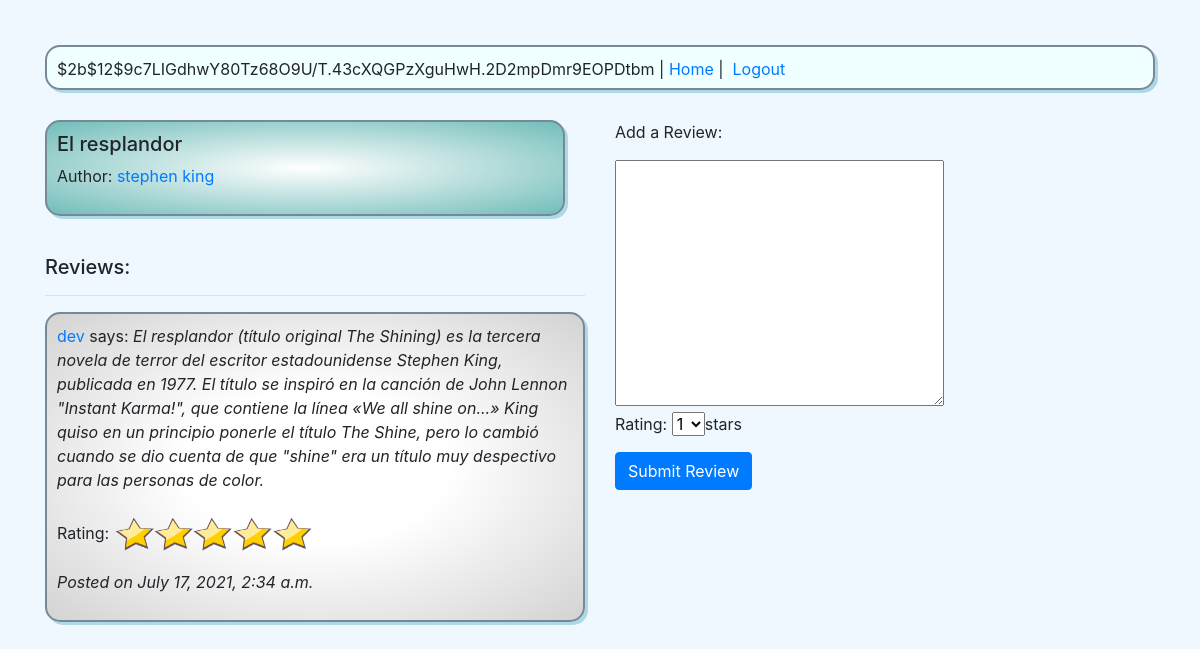
The app's page /books/1 (signed in) with its own data.
### Dojo_app/models.py (models this page shows)
class User(models.Model):
    name=models.CharField(max_length=255)
    alias=models.CharField(max_length=255)
    email=models.CharField(max_length=255)
    password=models.CharField(max_length=255)
    created_at=models.DateTimeField(auto_now_add=True)
    updated_at=models.DateTimeField(auto_now=True)
    objects = UserManager()

class Book(models.Model):
    title=models.CharField(max_length=255)
    author=models.ForeignKey(Author, related_name="books", on_delete=models.CASCADE,)
    created_at=models.DateTimeField(auto_now_add=True)
    updated_at=models.DateTimeField(auto_now=True)
    objects = BookManager()

class Author(models.Model):
    name=models.CharField(max_length=255)
    created_at=models.DateTimeField(auto_now_add=True)
    updated_at=models.DateTimeField(auto_now=True)
    objects = AuthorManager()

class Review(models.Model):
    review=models.TextField()
    rating=models.IntegerField()
    poster=models.ForeignKey(User, related_name="posters",on_delete=models.CASCADE,)
    subject=models.ForeignKey(Book, related_name="subjects",on_delete=models.CASCADE,)
    created_at=models.DateTimeField(auto_now_add=True)
    updated_at=models.DateTimeField(auto_now=True)

### Dojo_app/views.py (the view)
# urls.py: path('books/<num>',views.book),
def book(request,num):
    if 'user' in request.session:
        number=int(num)
        user=User.objects.get(id=request.session['user'])
        select_book=Book.objects.get(id=number)
        select_reviews=Review.objects.filter(subject=select_book).order_by('-created_at')
        context={
            "book":select_book,
            "reviews":select_reviews,
            "user":user
        }
        return render(request, 'book.html', context)
    else:
        messages.error(request, 'You must be logged in to access site',extra_tags="out")
        return redirect('/')

### Dojo_app/templates/book.html (shortened to what this page needs)
<!DOCTYPE html>
<html lang="en">
<head>
    {% load static %}
    {% load static %}
    <link rel="stylesheet" href="{% static "app_one/css/index.css" %}">
    <link rel="stylesheet" href="https://stackpath.bootstrapcdn.com/bootstrap/4.3.1/css/bootstrap.min.css">
</head>
<body class="bodyStyle">
    <div class="container">
        <div class="navigation">
                {{user.alias}}&nbsp;| <a href="/books">Home</a>  | &nbsp;<a href="/logout">Logout</a>
        </div>
        <div class="row">
            <div class="col">
                <div class="spotlight">
                <h5>{{book.title}}</h5>
                <p>Author: <a href="/authors/{{book.author.id}}">{{book.author.name}}</a></p>
            </div>
                <br>
                <h5>Reviews:</h5>
                <hr>
                {% for review in reviews %}
                <div class="reviewBox">
                    <a href="/users/{{review.poster.id}}">{{review.poster.alias}}</a> says: <span class="font-italic">{{review.review}}</span>
                    <br>
                    <br>
                    {% load static %}
                    <p>Rating: <img class="stars" src='/static/app_one/images/{{review.rating}}.png'></p>
                <p><span class="font-italic">Posted on {{review.created_at}}</span></p>
                </div>
                {% endfor %}
            </div>
            <div class="col">
                <p>Add a Review:</p>
                <form action="/review" method="POST">
                    <textarea name="review"cols="30" rows="10"></textarea>
                    <p>Rating: <select name="rating">
                            <option value="1">1</option>
                    </select>stars</p></p>
                    <input type="submit" class="btn btn-primary" value="Submit Review">
                </form>
            </div>
        </div>
    </div>
</body>
</html>

### Dojo_app/static/css/index.css (style rules this page uses)
.bodyStyle { background-color: aliceblue; padding-top: 45px; }
.navigation { margin-bottom: 30px; background-color: azure; max-height: 45px; padding-top: 10px; padding-left: 10px; padding-bottom: 20px; border: solid 2px lightslategray; box-shadow: 3px 3px lightblue; border-radius: 15px; }
.reviewBox { border: solid 2px lightslategray; box-shadow: 3px 3px lightblue; border-radius: 15px; padding: 10px; margin-bottom: 15px; background-image: radial-gradient(white 35%, lightgray) }
.spotlight { border: solid 2px lightslategray; box-shadow: 3px 3px lightblue; border-radius: 15px; padding: 10px; margin-bottom: 15px; margin-right: 20px; background-image: radial-gradient(white , rgb(113, 189, 185)) }

### Dojo_app/templates/book.html (style rules this page uses)
.stars { width:200px; }

### records on screen
User: alias "$2b$12$9c7LIGdhwY80Tz68O9U/T.43cXQGPzXguHwH.2D2mpDmr9EOPDtbm"
Book: title "El resplandor", author.name "stephen king"
Review: poster.alias "dev", review "El resplandor (título original The Shining) es la tercera novela de terror del escritor estadounidense Stephen King, publicada en 1977. El título se inspiró en la canción de John Lennon \"Instant Karma!\", que contiene la línea «We all shine on...» King quiso en un principio ponerle el título The Shine, pero lo cambió cuando se dio cuenta de que \"shine\" era un título muy despectivo para las personas de color.", created_at "July 17, 2021, 2:34 a.m."
